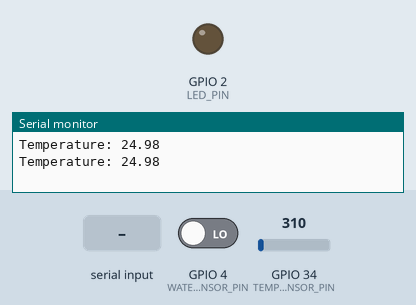
Bench run of a sketch on a simulated ESP32. On the bench: output pins drawn as LEDs (lit = HIGH), the last lines printed to the serial monitor. The test bench sets the inputs (shaded band); at power-on: GPIO 4 (WATER_SENSOR_PIN) LOW, GPIO 34 (TEMP_SENSOR_PIN) = 310. EEPROM starts erased.

Above: at 2.8 s.
2.9 s: "A\n" received over Serial
At 5.3 s:
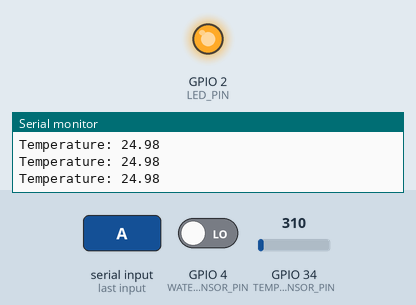
9.5 s: "S\n" received over Serial
At 11.1 s:
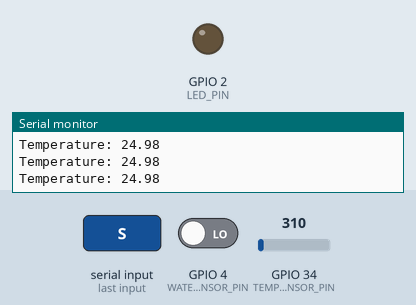
Timing chart, 0 to 12.6 s (numbered marks = the images above; inputs shaded):
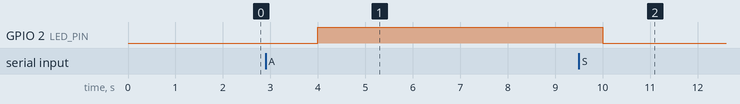

Measured:
- after the input at 2.9 s, GPIO 2 (LED_PIN): LOW → HIGH after 1.1 s
- after the input at 9.5 s, GPIO 2 (LED_PIN): HIGH → LOW after 0.50 s

The sketch:

arduino_sketch.ino
```cpp
#define LED_PIN 2
#define WATER_SENSOR_PIN 4
#define TEMP_SENSOR_PIN 34

#include <EEPROM.h>

float temperature = 0;
bool floodDetected = false;
String messages[10];
int messageIndex = 0;
int floodIndex = 0;

void setup() {
  Serial.begin(9600);
  pinMode(LED_PIN, OUTPUT);
  pinMode(WATER_SENSOR_PIN, INPUT);
  EEPROM.begin(512);
}

void loop() {
  int sensorValue = analogRead(TEMP_SENSOR_PIN);
  temperature = (sensorValue * 3.3 / 4095.0) * 100;
  Serial.print("Temperature: ");
  Serial.println(temperature);

  int waterState = digitalRead(WATER_SENSOR_PIN);
  if (waterState == HIGH) {
    floodDetected = true;
    Serial.println("Flood");
    saveFloodEvent();
  }

  if (Serial.available() > 0) {
    char command = Serial.read();
    if (command == 'A') {
      digitalWrite(LED_PIN, HIGH);
    } else if (command == 'S') {
      digitalWrite(LED_PIN, LOW);
    } else if (command == 'M') {
      String message = Serial.readStringUntil('\n');
      saveMessage(message);
    }
  }

  delay(2000);
}

void saveMessage(String msg) {
  if (messageIndex < 10) {
    EEPROM.put(messageIndex * 50, msg);
    messageIndex++;
  }
}

void saveFloodEvent() {
  if (floodIndex < 10) {
    String event = "Flood detected";
    EEPROM.put(500 + floodIndex * 50, event);
    floodIndex++;
  }
}
```
